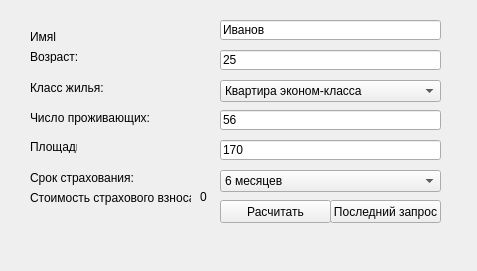
<?xml version="1.0" encoding="UTF-8"?>
<ui version="4.0">
 <class>Widget</class>
 <widget class="QWidget" name="Widget">
  <property name="geometry">
   <rect>
    <x>0</x>
    <y>0</y>
    <width>477</width>
    <height>271</height>
   </rect>
  </property>
  <property name="windowTitle">
   <string>Борисов Т.С.</string>
  </property>
  <widget class="QLabel" name="label">
   <property name="geometry">
    <rect>
     <x>30</x>
     <y>30</y>
     <width>47</width>
     <height>13</height>
    </rect>
   </property>
   <property name="text">
    <string>Имяl</string>
   </property>
  </widget>
  <widget class="QLabel" name="label_2">
   <property name="geometry">
    <rect>
     <x>30</x>
     <y>50</y>
     <width>47</width>
     <height>13</height>
    </rect>
   </property>
   <property name="text">
    <string>Возраст:</string>
   </property>
  </widget>
  <widget class="QLabel" name="label_3">
   <property name="geometry">
    <rect>
     <x>30</x>
     <y>80</y>
     <width>81</width>
     <height>16</height>
    </rect>
   </property>
   <property name="text">
    <string>Класс жилья:</string>
   </property>
  </widget>
  <widget class="QLabel" name="label_4">
   <property name="geometry">
    <rect>
     <x>30</x>
     <y>110</y>
     <width>121</width>
     <height>16</height>
    </rect>
   </property>
   <property name="text">
    <string>Число проживающих:</string>
   </property>
  </widget>
  <widget class="QLabel" name="label_6">
   <property name="geometry">
    <rect>
     <x>30</x>
     <y>140</y>
     <width>47</width>
     <height>13</height>
    </rect>
   </property>
   <property name="text">
    <string>Площадь</string>
   </property>
  </widget>
  <widget class="QLabel" name="label_5">
   <property name="geometry">
    <rect>
     <x>30</x>
     <y>170</y>
     <width>111</width>
     <height>16</height>
    </rect>
   </property>
   <property name="text">
    <string>Срок страхования:</string>
   </property>
  </widget>
  <widget class="QLabel" name="label_7">
   <property name="geometry">
    <rect>
     <x>30</x>
     <y>190</y>
     <width>161</width>
     <height>16</height>
    </rect>
   </property>
   <property name="text">
    <string>Стоимость страхового взноса: </string>
   </property>
  </widget>
  <widget class="QLabel" name="label_8">
   <property name="geometry">
    <rect>
     <x>200</x>
     <y>190</y>
     <width>47</width>
     <height>13</height>
    </rect>
   </property>
   <property name="text">
    <string>0</string>
   </property>
  </widget>
  <widget class="QLineEdit" name="owner">
   <property name="geometry">
    <rect>
     <x>220</x>
     <y>20</y>
     <width>221</width>
     <height>20</height>
    </rect>
   </property>
   <property name="text">
    <string>Иванов</string>
   </property>
  </widget>
  <widget class="QLineEdit" name="age">
   <property name="geometry">
    <rect>
     <x>220</x>
     <y>50</y>
     <width>221</width>
     <height>20</height>
    </rect>
   </property>
   <property name="text">
    <string>25</string>
   </property>
  </widget>
  <widget class="QComboBox" name="estateType">
   <property name="geometry">
    <rect>
     <x>220</x>
     <y>80</y>
     <width>221</width>
     <height>22</height>
    </rect>
   </property>
   <item>
    <property name="text">
     <string>Квартира эконом-класса</string>
    </property>
   </item>
   <item>
    <property name="text">
     <string>Элитная квартира</string>
    </property>
   </item>
   <item>
    <property name="text">
     <string>Таун-Хаус</string>
    </property>
   </item>
   <item>
    <property name="text">
     <string>Коттедж</string>
    </property>
   </item>
  </widget>
  <widget class="QLineEdit" name="residents">
   <property name="geometry">
    <rect>
     <x>220</x>
     <y>110</y>
     <width>221</width>
     <height>20</height>
    </rect>
   </property>
   <property name="text">
    <string>56</string>
   </property>
  </widget>
  <widget class="QLineEdit" name="area">
   <property name="geometry">
    <rect>
     <x>220</x>
     <y>140</y>
     <width>221</width>
     <height>20</height>
    </rect>
   </property>
   <property name="text">
    <string>170</string>
   </property>
  </widget>
  <widget class="QComboBox" name="period">
   <property name="geometry">
    <rect>
     <x>220</x>
     <y>170</y>
     <width>221</width>
     <height>22</height>
    </rect>
   </property>
   <item>
    <property name="text">
     <string>6 месяцев</string>
    </property>
   </item>
   <item>
    <property name="text">
     <string>1 год</string>
    </property>
   </item>
   <item>
    <property name="text">
     <string>18 месяцев</string>
    </property>
   </item>
  </widget>
  <widget class="QPushButton" name="btnUndo">
   <property name="geometry">
    <rect>
     <x>330</x>
     <y>200</y>
     <width>111</width>
     <height>23</height>
    </rect>
   </property>
   <property name="text">
    <string>Последний запрос</string>
   </property>
  </widget>
  <widget class="QPushButton" name="btnCalc">
   <property name="geometry">
    <rect>
     <x>220</x>
     <y>200</y>
     <width>111</width>
     <height>23</height>
    </rect>
   </property>
   <property name="text">
    <string>Расчитать</string>
   </property>
  </widget>
 </widget>
 <resources/>
 <connections/>
</ui>
